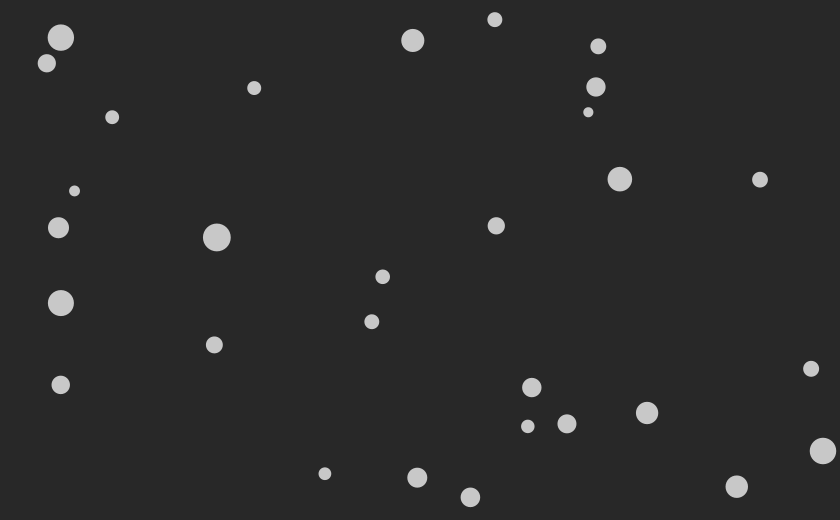
Frame 1 (no input)
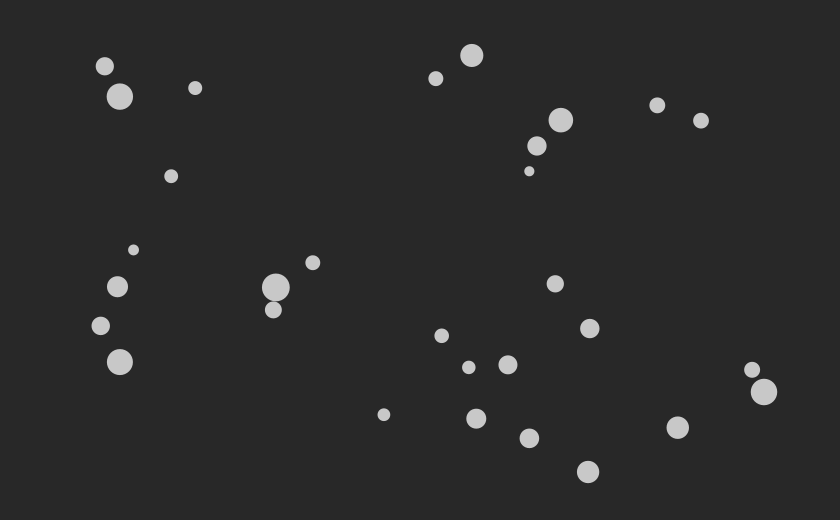
Frame 60 (the mouse pressed at the canvas centre just before this capture)
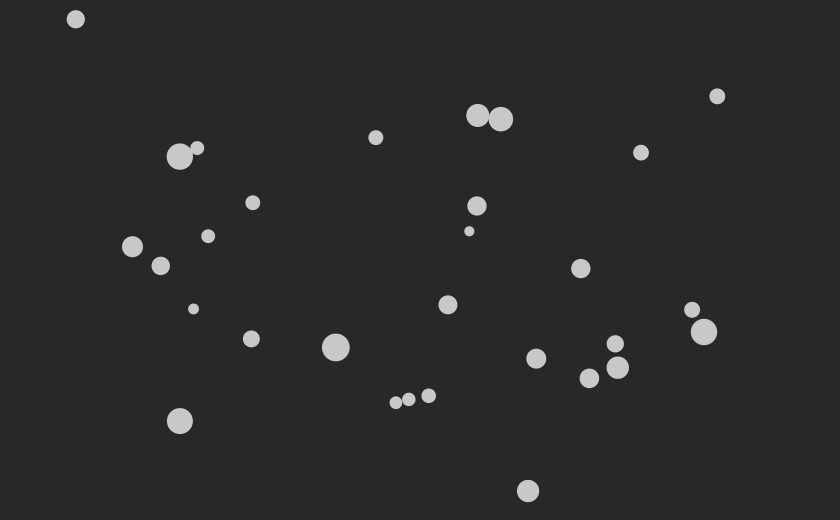
Frame 120 (the mouse held since frame 60 and released just before this capture)

The Processing sketch that drew these frames (run headless with seeded random() and noise(); from frame 60 on, the mouse is pressed at the canvas centre):

// Processing sketch: sketch_ocells
// ── sketch_ocells.pde
/*
Practiquem com escriure objectes, arrays d'objectes i que hi hagi comunicació entre els objectes. 
*/

// Definim l'array
Ocell[] ocells;

void setup() {
  size(840, 520);
  noStroke();
  
  // Instanciem l'array
  ocells = new Ocell[30];
  
  for (int i = 0; i < ocells.length; i++) {
    float diametre = (float) Math.random() * 20 + 10;
    ocells[i] = new Ocell((float) Math.random() * width, (float) Math.random() * height, diametre, diametre);
  }
  
}

void draw() {
  background(40);
  
  for (Ocell ocell : ocells) {
    ocell.display();
    ocell.move();
  }
  
  // Canviem quantes iteracions volem que faci la funció draw() per segon.
  // frameRate(30); // Per defecte són 60
}

// Mètode perquè un ocell sàpiga si està molt a prop o tocant d'un alte. 
boolean esAProp(float xPos, float yPos, float amplada) {
  // busquem tots els ocells que estiguin dins un quadrat imaginari amb costat (diàmetre ocell + diàmetre de l'altre ocell). 

  for (Ocell ocell : ocells) {
    float sumaDosRadis = (amplada / 2) + (ocell.amplada / 2);
    
    // Com sé que l'ocell no és ell mateix? 
    if (amplada != ocell.amplada) { // Voldrà dir que no és el propi objecte amb qui s'està comparant
      // Si està dins el quadrat a l'eix de les x
      if (ocell.xPos > xPos - sumaDosRadis && ocell.xPos < xPos + sumaDosRadis) {
        // i està dins el quadrat a l'eix de les y
        if (ocell.yPos > yPos - sumaDosRadis && ocell.yPos < yPos + sumaDosRadis) {
          println("Suma dels dos radis: " + sumaDosRadis);
          return  true;
        }
      }
    }
  }
  
  return false;
}


/*
 - Que quan passis el ratolí per sobre vagin més lentament cap a tu. (Només si el ratolí està dins el canvas. Sinó que es comportin normal). 
 
 - I quan apretis el ratolí es facin el màxim de grans i vagin cap a tu més ràpid. (Aquesta opció fer-la a l'examen amb el codi i la prova d'unitat ja feta. 
 
 
  ES COMUNIQUIN ENTE ELLES
  Quan estan a prop les unes de les altres. 
 

*/

/*
  Enviar-li a l'antonio un correu: 
  
  si el meu programa fa 
  - això 
  - això 
  - i això
  ja estaria bé per a l'examen?
  
  I passar-li el programa
*/
// ── Ocell.pde
// Classe que representa un ocell
class Ocell {
  float xPos;
  float yPos;
  float amplada;
  float alcada;
  int[] puntAleatori; // Ha de ser un enter per poder avaluar les condicions al mètode move(). 
  
  int copsColisionat = 0;
  
  
  
  Ocell (float xPos, float yPos, float amplada, float alcada) {
    this.xPos = xPos;
    this.yPos = yPos;
    this.amplada = amplada;
    this.alcada = alcada;
    this.puntAleatori = new int[2];
    puntAleatori[0] = (int) (Math.random() * width);
    puntAleatori[1] = (int) (Math.random() * height);
  }
  
  void comprovarColisio() {
    
  }
  
  void move() {
    
    // Si el ratolí no està dins 
    // Si el ratolí no s'està clicant
    
    
    // CRIDAR MÈTODE COL·LISIÓ
    // Si hi ha alguna col·lisió 
    // --> multiplica per menys 1 les seves coordenades per canviar la posició a on va
    
    if (esAProp(xPos, yPos, amplada)) {
      if (copsColisionat == 0) {
        puntAleatori[0] = (int) (Math.random() * width);
        puntAleatori[1] = (int) (Math.random() * height);
      }
      copsColisionat++;
      
      if (copsColisionat > 30) {
        copsColisionat = 0;
      }
    }
    // --> La prova d'unitat podria arreglar això? Que si dos ocells s'enganxen 
    
    
    
    // Va cap a la posició random (puntAleatori[0]) i si ja hi ha arribat en busca un altre.
    if (puntAleatori[0] == (int) xPos) {
      //Posició X cap a on anava l'ocell
      // println("Posició aleatòria X: " + puntAleatori[0]);
      
      puntAleatori[0] = (int) (Math.random() * width);
      
    } else if ((int) puntAleatori[0] > xPos) {
      xPos++;
    } else if (puntAleatori[0] < xPos) {
      xPos--;
    }
    
    // Va cap a la posició random (puntAleatori[1]) i si ja hi ha arribat en busca un altre.
    if (puntAleatori[1] == (int) yPos) {
      // Posició Y cap a on anava l'ocell
      //println("Posició aleatòria Y: " + puntAleatori[1]);
      
      puntAleatori[1] = (int) (Math.random() * height);
    
    } else if (puntAleatori[1] > yPos) {
      yPos++;
    } else if (puntAleatori[1] < yPos) {
      yPos--;
    }
  }
  
  
  /*
  boolean hiHaColisio() {
    // PREGUNTA
    // Hi ha algun objecte dins un quadrat de (10px + el meu diametre) de costat on el centre és aquest objecte? 
    // (10px perquè és el radi màxim que pot tenir una circumferència). 
    
    float costat = 10 + amplada; // Costat d'aquest quadrat imaginari
    
    
    return true;
  }
  */
  
  void display () {
    fill(200);
    ellipse(xPos, yPos, amplada, alcada);
  }
  
}
// ── pUnitat.pde
/**
  Que quan se separen del ratolí i surten de la pantalla, doncs comprovar això. 
  
  
  Que quan dos ocells passen l'un per sobre de l'altre canviïn de color, 
  o solucionar quan dos ocells s'enganxen. 
  
  
*/
